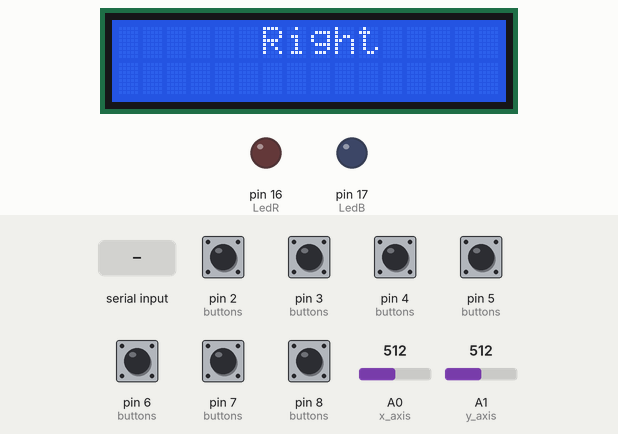
Recording of a sketch running on a simulated Arduino Uno, built with avr-gcc and run on an emulated ATmega328P. Parts: 16×2 character LCD, output pins drawn as LEDs (lit = HIGH). Dashed ring = blinking. The test bench sets the inputs (shaded band); at power-on: pin 2 (buttons), pin 3 (buttons), pin 4 (buttons), pin 5 (buttons), pin 6 (buttons), pin 7 (buttons), pin 8 (buttons) HIGH, A0 (x_axis) = 512, A1 (y_axis) = 512. No radio packets arrive unless stated; what the sketch prints to the serial monitor is not drawn.

Above: at 1.2 s.
1.3 s: "7\n" received over Serial
At 1.59 s:
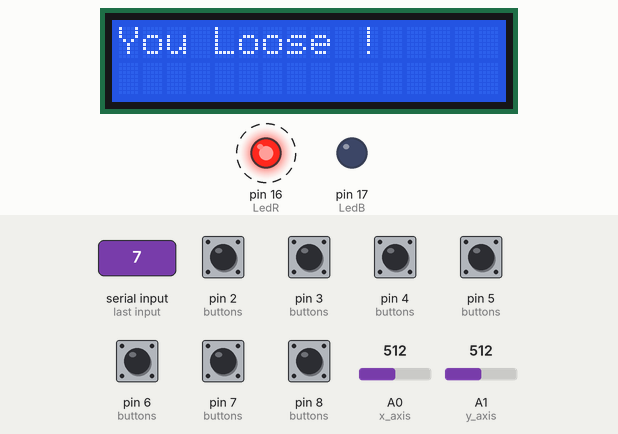
3.2 s: byte 54 ('6') received over Serial
At 3.88 s:
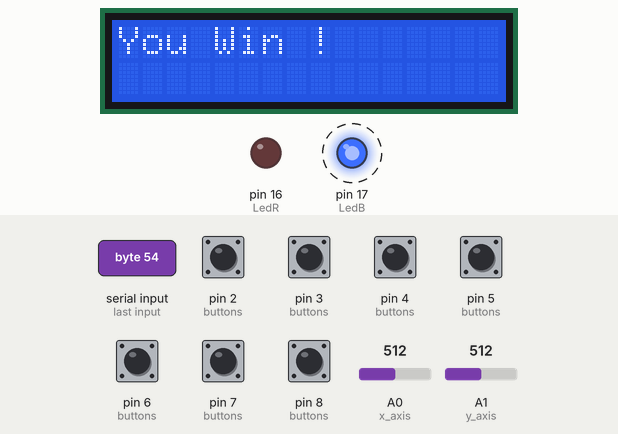
5.5 s: A0 (x_axis) set to 413
7.0 s: A0 (x_axis) set to 389
At 8.2 s:
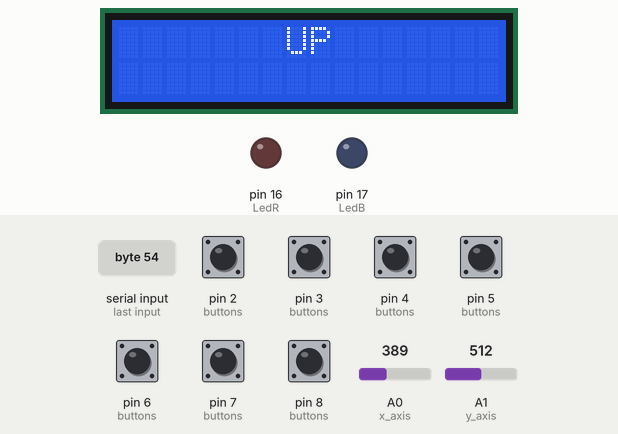
8.5 s: byte 52 ('4') received over Serial
At 8.72 s:
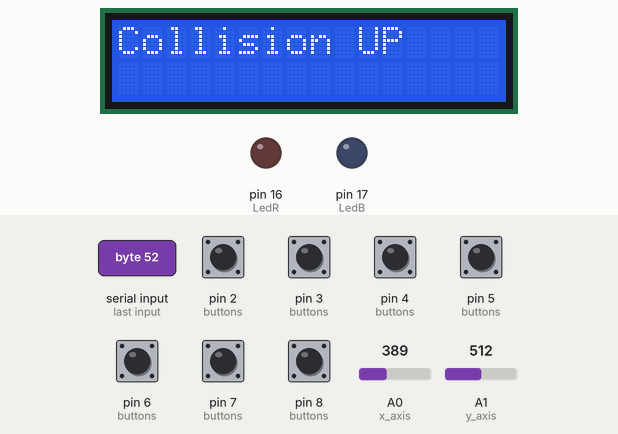
10.2 s: A1 (y_axis) set to 206
11.7 s: A1 (y_axis) set to 189
At 12.2 s:
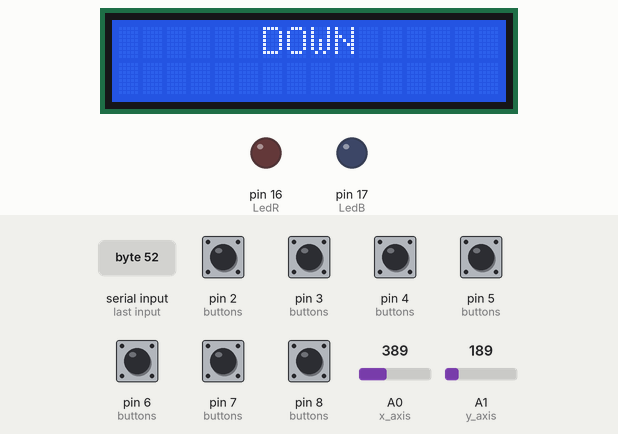
Timing chart, 0 to 14.3 s (numbered marks = the images above; inputs shaded):
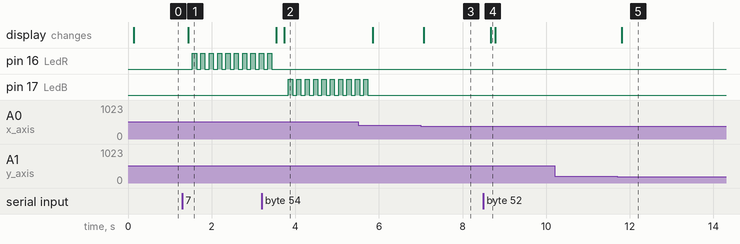

Measured:
- the behaviour switches between 401 and 400 on A0 (x_axis) (found by bisection; images 2 and 3)
- the behaviour switches between 200 and 199 on A1 (y_axis) (found by bisection; images 4 and 5)
- after the input at 1.3 s, pin 16 (LedR): alternates HIGH for 0.10 s and LOW for 0.10 s, starting after 0.24 s; the display: changes after 0.14 s (image 1)
- after the input at 3.2 s, pin 17 (LedB): alternates HIGH for 0.10 s and LOW for 0.10 s, starting after 0.64 s; the display: first differs from a run without the input after 0.54 s (image 2)
- after the input at 7.0 s, the display: changes after 0.07 s (image 3)
- after the input at 8.5 s, the display: changes after 0.17 s (image 4)
- after the input at 10.2 s, every drawn part: stays the same
- after the input at 11.7 s, the display: changes after 0.11 s (image 5)

The sketch:

Manette.ino
```cpp
#include <Wire.h>
#include <LiquidCrystal_I2C.h>

#include "nRF24L01.h"
#include "RF24.h"
#include "SPI.h"

#define DEBUG

#define CE_PIN 9
#define CSN_PIN 10

#define LedR 16
#define LedB 17

#define button_A 2        // Button Blue - A
#define button_B 3        // Button Yellow - B
#define button_C 4        // Button Blue - C
#define button_D 5        // Button Yellow - D
#define button_E 7        // SMD button E on pcb
#define button_F 6        // SMD button F on pcb
#define button_joystick 8 // Button in joystick
#define x_axis A0

#define y_axis A1
int buttons[] = {button_A, button_B, button_C, button_D, button_E, button_F, button_joystick};

byte address[][6] = {"pipe1", "pipe2"}; // Set addresses of the 2 pipes for read and write
RF24 radio(CE_PIN, CSN_PIN);
int joystick[9];    // Array holding state of buttons and joystick X- and Y-reading
int received_value; // Value retreived from the other side...

LiquidCrystal_I2C lcd(0x27, 16, 2);
int a = 0;

void setup()
{

  pinMode(LedR, OUTPUT);
  pinMode(LedB, OUTPUT);

  for (int i = 0; i < 7; i++)
  {
    pinMode(buttons[i], INPUT_PULLUP);
    digitalWrite(buttons[i], HIGH);
  }

#ifdef DEBUG
  Serial.begin(115200);
#endif

  // Setup nRF240...
  radio.begin();
  radio.openWritingPipe(address[0]);    // Open writing pipe to address pipe 1
  radio.openReadingPipe(1, address[1]); // Open reading pipe from address pipe 2
  radio.setDataRate(RF24_250KBPS);
  radio.setPALevel(RF24_PA_MIN); // Set RF power output to minimum: RF24_PA_MIN (change to RF24_PA_MAX if required)
  radio.setRetries(3, 5);        // delay, count
  radio.setChannel(110);         // Set frequency to channel 110

  // LCD
  lcd.init();
  // Print a message to the LCD.
  lcd.backlight();
}

void loop()
{
  // Read digital buttons...
  for (int i = 0; i < 7; i++)
    joystick[i] = digitalRead(buttons[i]);

  // Read joystick values...
  joystick[7] = analogRead(x_axis);
  joystick[8] = analogRead(y_axis);

  //-----------------------

  // Interact Button With LCD
  if (!joystick[0] && a != 1)
  {
    lcd.init();
    lcd.setCursor(3, 0);
    lcd.print("Interact !");
    a = 1;
  }
  else if (!joystick[1] && a != 2)
  {
    lcd.init();
    lcd.setCursor(4, 0);
    lcd.print("Return ...");
    a = 2;
  }
  else if (!joystick[2] && a != 3)
  {
    lcd.init();
    lcd.setCursor(5, 0);
    lcd.print("Jump !");
    a = 3;
  }
  else if (!joystick[3] && a != 4)
  {
    lcd.init();
    lcd.setCursor(4, 0);
    lcd.print("Attack !");
    a = 4;
  }
  else if (!joystick[4] && a != 5)
  {
    lcd.init();
    lcd.setCursor(4, 0);
    lcd.print("Options !");
    a = 5;
  }
  else if (!joystick[5] && a != 6)
  {
    lcd.init();
    lcd.setCursor(3, 0);
    lcd.print("FullScreen");
    a = 6;
  }

  else if (joystick[7] > 400)
  {
    lcd.init();
    lcd.setCursor(6, 0);
    lcd.print("Right");
  }
  else if (joystick[7] < 200)
  {
    lcd.init();
    lcd.setCursor(6, 0);
    lcd.print("Left");
  }
  else if (joystick[8] > 400)
  {
    lcd.init();
    lcd.setCursor(7, 0);
    lcd.print("UP");
  }
  else if (joystick[8] < 200)
  {
    lcd.init();
    lcd.setCursor(6, 0);
    lcd.print("DOWN");
  }
  // Action While recieving Information from the serial
  if (Serial.available())
  {
    char byte = Serial.read();
    lcd.setCursor(1, 0);
    if (byte == '0')
    {
      lcd.init();
      lcd.print("Starting Game ...");
      digitalWrite(LedR, HIGH);
    }
    else if (byte == '1')
    {
      lcd.init();
      lcd.print("Closing Game ...");
    }
    else if (byte == '2')
    {
      lcd.init();
      lcd.print("Collision Right");
      digitalWrite(LedB, LOW);
      digitalWrite(LedR, HIGH);
    }
    else if (byte == '3')
    {
      lcd.init();
      lcd.print("Collision Left");
      digitalWrite(LedR, LOW);
      digitalWrite(LedB, HIGH);
    }
    else if (byte == '4')
    {
      lcd.init();
      lcd.print("Collision UP");
    }
    else if (byte == '5')
    {
      lcd.init();
      lcd.print("Collision DOWN");
    }
    else if (byte == '6')
    {
      lcd.init();
      lcd.print("You Win !");
      for (int i = 0; i < 10; i++)
      {
        digitalWrite(LedB, LOW);
        delay(100);
        digitalWrite(LedB, HIGH);
        delay(100);
      }
      digitalWrite(LedB, LOW);
    }
    else if (byte == '7')
    {
      lcd.init();
      lcd.print("You Loose !");
      for (int i = 0; i < 10; i++)
      {
        digitalWrite(LedR, LOW);
        delay(100);
        digitalWrite(LedR, HIGH);
        delay(100);
      }
      digitalWrite(LedR, LOW);
    }
    else if (byte == '8')
    {
      lcd.init();
      lcd.print("Ennemy Right");
      for (int i = 0; i < 5; i++)
      {
        digitalWrite(LedR, LOW);
        delay(500);
        digitalWrite(LedR, HIGH);
        delay(500);
      }
      digitalWrite(LedR, LOW);
    }
    else if (byte == '9')
    {
      lcd.init();
      lcd.print("Ennemy Left");
      for (int i = 0; i < 5; i++)
      {
        digitalWrite(LedB, LOW);
        delay(500);
        digitalWrite(LedB, HIGH);
        delay(500);
      }
      digitalWrite(LedB, LOW);
    }

  }

  //-----------------------------
  // Write out values array...
  radio.write(joystick, sizeof(joystick));
  delay(20);
#ifdef DEBUG
  // Log...
  // Display Actions Of Shield on the Serial

    for (int i = 0; i < 9; i++)
    {
    Serial.print(joystick[i]);
    if (i < 8)
      Serial.print(", ");
    }
    Serial.print("\n");


  /*
    char byte = Serial.read();
    if (byte == '2')
    {
      lcd.setCursor(0, 0);
      lcd.print("Collision LEFT");
      digitalWrite(LedB, LOW);
      digitalWrite(LedR, HIGH);
    }
    else if (byte == '1')
    {
      lcd.setCursor(0, 0);
      lcd.print("Collision RIGHT");
      digitalWrite(LedR, LOW);
      digitalWrite(LedB, HIGH);
    }
    else
    {
      digitalWrite(LedR, LOW);
      digitalWrite(LedB, LOW);
      lcd.init();
    }
  */

#endif

  radio.startListening();
  if (radio.available())
  { // Get remote transmission
    radio.read(&received_value, sizeof(received_value));
    Serial.print("received_value=");
    Serial.println(received_value);
    /*
      if (received_value > 10) {
      #ifdef DEBUG
      Serial.print("received_value=");
      Serial.println(received_value);
      #endif

      }*/
  }
  delay(20);
  radio.stopListening();
}
```
